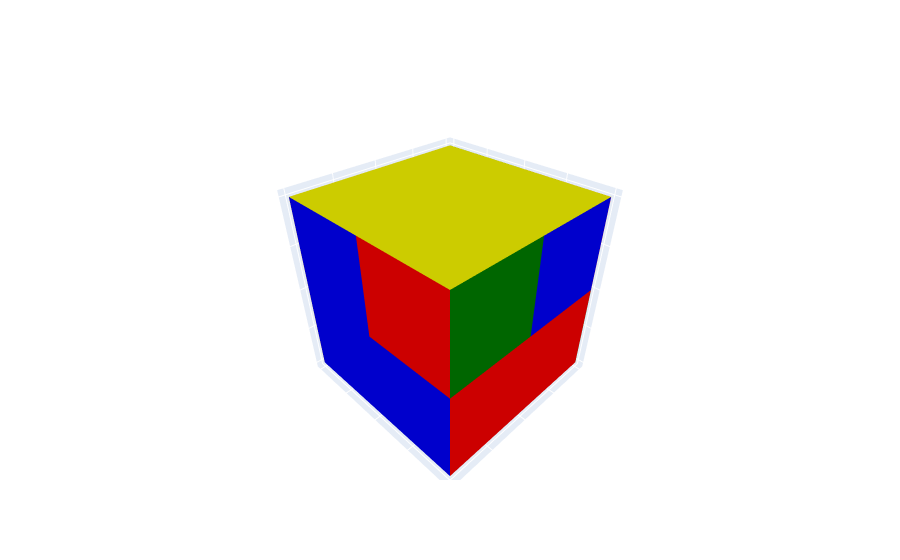

Source (notebook cell):
### Code cell
p_cube.plot_current_state()

### Figure 1 — Plotly figure (JSON) as saved in the notebook; plotly's stock layout.template omitted (floating-point values rounded to 4 significant figures)
{"data": [{"facecolor": ["white", "white", "orange", "orange", "green", "green"], "i": [6, 6, 6, 6, 6, 6], "j": [4, 4, 1, 1, 3, 3], "k": [5, 7, 2, 5, 7, 2], "name": "y", "showscale": false, "type": "mesh3d", "x": [0, 0, -1, -1, 0, 0, -1, -1], "y": [0, -1, -1, 0, 0, -1, -1, 0], "z": [0, 0, 0, 0, -1, -1, -1, -1]}, {"facecolor": ["yellow", "yellow", "orange", "orange", "green", "green"], "i": [6, 6, 6, 6, 6, 6], "j": [4, 4, 1, 1, 3, 3], "k": [5, 7, 2, 5, 7, 2], "name": "y", "showscale": false, "type": "mesh3d", "x": [0, 0, -1, -1, 0, 0, -1, -1], "y": [0, -1, -1, 0, 0, -1, -1, 0], "z": [0, 0, 0, 0, 1, 1, 1, 1]}, {"facecolor": ["yellow", "yellow", "blue", "blue", "red", "red"], "i": [6, 6, 6, 6, 6, 6], "j": [4, 4, 1, 1, 3, 3], "k": [5, 7, 2, 5, 7, 2], "name": "y", "showscale": false, "type": "mesh3d", "x": [0, 0, -1, -1, 0, 0, -1, -1], "y": [0, 1, 1, 0, 0, 1, 1, 0], "z": [0, 0, 0, 0, 1, 1, 1, 1]}, {"facecolor": ["yellow", "yellow", "green", "green", "red", "red"], "i": [6, 6, 6, 6, 6, 6], "j": [4, 4, 1, 1, 3, 3], "k": [5, 7, 2, 5, 7, 2], "name": "y", "showscale": false, "type": "mesh3d", "x": [0, 0, 1, 1, 0, 0, 1, 1], "y": [0, 1, 1, 0, 0, 1, 1, 0], "z": [0, 0, 0, 0, 1, 1, 1, 1]}, {"facecolor": ["yellow", "yellow", "orange", "orange", "blue", "blue"], "i": [6, 6, 6, 6, 6, 6], "j": [4, 4, 1, 1, 3, 3], "k": [5, 7, 2, 5, 7, 2], "name": "y", "showscale": false, "type": "mesh3d", "x": [0, 0, 1, 1, 0, 0, 1, 1], "y": [0, -1, -1, 0, 0, -1, -1, 0], "z": [0, 0, 0, 0, 1, 1, 1, 1]}, {"facecolor": ["white", "white", "orange", "orange", "blue", "blue"], "i": [6, 6, 6, 6, 6, 6], "j": [4, 4, 1, 1, 3, 3], "k": [5, 7, 2, 5, 7, 2], "name": "y", "showscale": false, "type": "mesh3d", "x": [0, 0, 1, 1, 0, 0, 1, 1], "y": [0, -1, -1, 0, 0, -1, -1, 0], "z": [0, 0, 0, 0, -1, -1, -1, -1]}, {"facecolor": ["white", "white", "red", "red", "blue", "blue"], "i": [6, 6, 6, 6, 6, 6], "j": [4, 4, 1, 1, 3, 3], "k": [5, 7, 2, 5, 7, 2], "name": "y", "showscale": false, "type": "mesh3d", "x": [0, 0, 1, 1, 0, 0, 1, 1], "y": [0, 1, 1, 0, 0, 1, 1, 0], "z": [0, 0, 0, 0, -1, -1, -1, -1]}, {"facecolor": ["white", "white", "red", "red", "green", "green"], "i": [6, 6, 6, 6, 6, 6], "j": [4, 4, 1, 1, 3, 3], "k": [5, 7, 2, 5, 7, 2], "name": "y", "showscale": false, "type": "mesh3d", "x": [0, 0, -1, -1, 0, 0, -1, -1], "y": [0, 1, 1, 0, 0, 1, 1, 0], "z": [0, 0, 0, 0, -1, -1, -1, -1]}], "layout": {"scene": {"xaxis": {"showticklabels": false, "title": {"text": ""}}, "yaxis": {"showticklabels": false, "title": {"text": ""}}, "zaxis": {"showticklabels": false, "title": {"text": ""}}}}}
